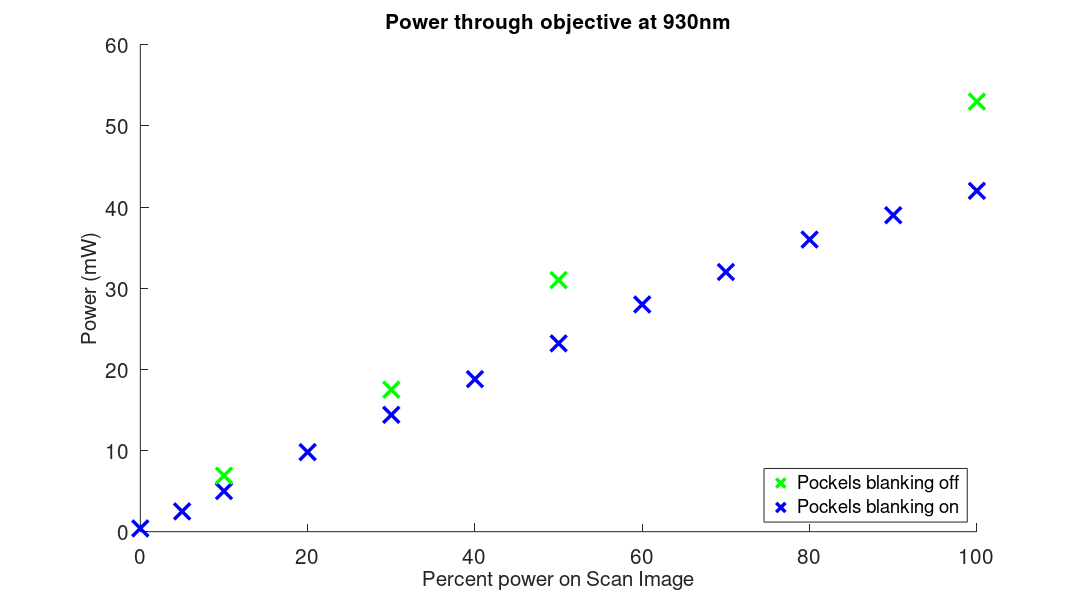

Source code (MATLAB): (Note: this script raises an error after producing the figure.)
%% POWER THROUGH OBJECTIVE
% 930nm - zoom 51-0
% power in mW, 635nm correction, percent setting on scanimage

save_path = 'E:\wgnr\Calibration\Scim_calibration\Figures';

percent_setting = [0 5 10:10:100];
power = [0.4 2.5 5 9.8 14.4 18.8 23.2 28 32 36 39 42];

no_pockels_percent_setting = [10 30 50 100];
no_pockels_power = [6.9 17.5 31 53];


figure(80)
clf(80)
set(gcf,'Position',[208         378        1301         720])
hold on
%plot(percent_setting,power,'LineWidth',2,'Color','k')
%plot(no_pockels_percent_setting,no_pockels_power,'LineWidth',2,'Color','k')

h_p(2) = plot(percent_setting,power,'LineWidth',3,'Marker','x','Markeredgecolor','b','LineStyle','none','MarkerSize',14);
h_p(1) = plot(no_pockels_percent_setting,no_pockels_power,'LineWidth',3,'Marker','x','Markeredgecolor','g','LineStyle','none','MarkerSize',14);

xlim([0 100])
ylim([0 60])
set(gca,'FontSize',18)
xlabel('Percent power on Scan Image','FontSize',18)
ylabel('Power (mW)','FontSize',18)
title('Power through objective at 930nm','FontSize',18)
legend_handle = legend(h_p,'Pockels blanking off','Pockels blanking on');
set(legend_handle, 'Location', 'SouthEast')

fig_name = [save_path '\power_through_objective'];
set(gcf,'PaperOrientation','portrait')
set(gcf,'PaperPositionMode','auto')
print('-dbmp',fig_name);
%% POWER AT DIFFERENT WAVELENGTHS
% 30% on Scan Image - zoom 51-0 - no pockels blanking
% power in mW, 635nm correction,nm settings of laser

save_path = 'E:\wgnr\Calibration\Scim_calibration\Figures';

laser_wavelenth = [880:10:im_scale];
power = [27.1 24.6 19.6 18.5 19.1 17.5 12.6 10.3 10.5 10.5 9.5 7.6 6.2];

figure(80)
clf(80)
set(gcf,'Position',[208         378        1301         720])
hold on
%plot(percent_setting,power,'LineWidth',2,'Color','k')
%plot(no_pockels_percent_setting,no_pockels_power,'LineWidth',2,'Color','k')

h_p(1) = plot(laser_wavelenth,power,'LineWidth',3,'Marker','x','Markeredgecolor','b','LineStyle','none','MarkerSize',14);

xlim([880 im_scale])
ylim([0 30])
set(gca,'FontSize',18)
xlabel('Wavelength laser (nm)','FontSize',18)
ylabel('Power (mW)','FontSize',18)
title('Power through objective at 30% and pockels blanking off','FontSize',18)

fig_name = [save_path '\power_at_diff_wavelengths'];
set(gcf,'PaperOrientation','portrait')
set(gcf,'PaperPositionMode','auto')
print('-dbmp',fig_name);
%% POWER Through path
% 820 nm, 100% on Scan Image - zoom 51-0 - no pockels blanking
% power in mW, 635nm correction
save_path = 'E:\wgnr\Calibration\Scim_calibration\Figures';

out_of_laser_power = 670; 
after_beam_splitter_power = 600; 
after_pockels = 510; 
out_of_objective = 120;

figure(80)
clf(80)
set(gcf,'Position',[208         378        1301         720])
hold on

h = bar([1 2 3 4],[out_of_laser_power after_beam_splitter_power after_pockels out_of_objective]);

xlim([0.5 4.5])
%ylim([0 30])
set(gca,'FontSize',18)
set(gca,'xtick',[1 2 3 4])
set(gca,'xticklabel',{'after laser';'after beamsplitter';'after pockels cell';'after objective'})

%xlabel('Wavelength laser (nm)','FontSize',18)
ylabel('Power (mW)','FontSize',18)
title('Power along beam path at 100nm, pockels 100% and pockels blanking off','FontSize',18)

fig_name = [save_path '\power_along_beam_path'];
set(gcf,'PaperOrientation','portrait')
set(gcf,'PaperPositionMode','auto')
print('-dbmp',fig_name);
%% Percent Tranmission along beampath
% 820 nm, 100% on Scan Image - zoom 51-0 - no pockels blanking
% power in mW, 635nm correction
save_path = 'E:\wgnr\Calibration\Scim_calibration\Figures';

out_of_laser_power = 670; 
after_beam_splitter_power = 600; 
after_pockels = 510; 
out_of_objective = 120;

figure(80)
clf(80)
set(gcf,'Position',[208         378        1301         720])
hold on

h = bar([1 2 3],[after_beam_splitter_power after_pockels out_of_objective]/after_beam_splitter_power*100);

xlim([0.5 3.5])
%ylim([0 30])
set(gca,'FontSize',18)
set(gca,'xtick',[1 2 3])
set(gca,'xticklabel',{'after beamsplitter';'after pockels cell';'after objective'})

%xlabel('Wavelength laser (nm)','FontSize',18)
ylabel('Transmission (%)','FontSize',18)
title('Transmission along beam path at im_scalenm, pockels 100% and pockels blanking off','FontSize',18)

fig_name = [save_path '\transmission_along_beam_path'];
set(gcf,'PaperOrientation','portrait')
set(gcf,'PaperPositionMode','auto')
print('-dbmp',fig_name);